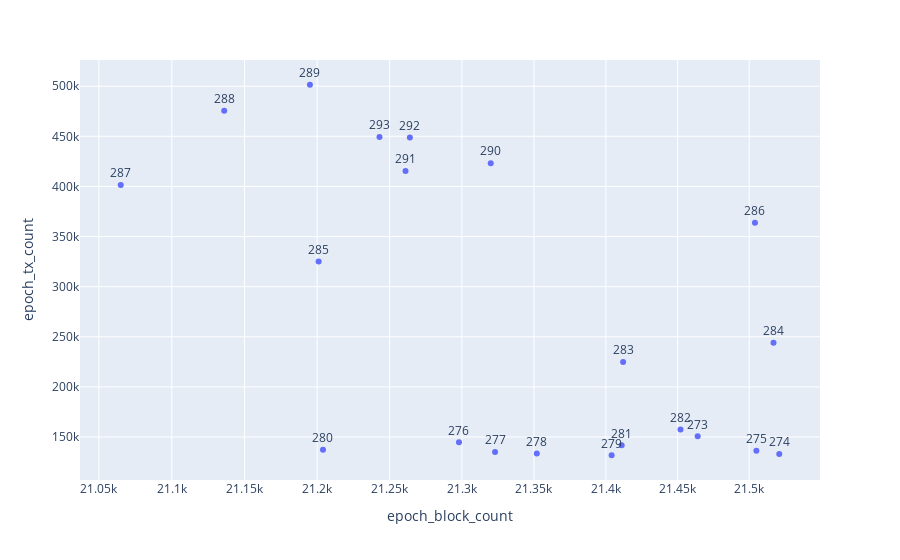

Notebook code for this chart:
### Markdown cell above
### Relationships Between The Rewards And The Number Of Blocks Create By the Stake Pool

### Code cell
chart_relationships(stake_rewards_info,
                    x='epoch_block_count',
                    y='epoch_tx_count',
                    label_text='epoch',
                    title_text='')

### Figure 1 — Plotly figure (JSON) as saved in the notebook; plotly's stock layout.template omitted (floating-point values rounded to 4 significant figures)
{"data": [{"hovertemplate": "epoch_block_count=%{x}<br>epoch_tx_count=%{y}<br>epoch=%{text}<extra></extra>", "legendgroup": "", "marker": {"color": "#636efa", "symbol": "circle"}, "mode": "markers+text", "name": "", "orientation": "v", "showlegend": false, "text": [273, 274, 275, 276, 277, 278, 279, 280, 281, 282, 283, 284, 285, 286, 287, 288, 289, 290, 291, 292, 293], "textposition": "top center", "type": "scatter", "x": [21464, 21521, 21505, 21298, 21323, 21352, 21404, 21204, 21411, 21452, 21412, 21517, 21201, 21504, 21065, 21136, 21195, 21320, 21261, 21264, 21243], "xaxis": "x", "y": [150752, 133041, 136339, 144737, 135191, 133567, 131829, 137225, 141713, 157622, 224809, 243991, 325005, 363721, 401343, 475383, 501443, 423156, 415399, 448774, 449404], "yaxis": "y"}], "layout": {"autosize": true, "legend": {"tracegroupgap": 0}, "margin": {"t": 60}, "title": {"text": ""}, "xaxis": {"anchor": "y", "autorange": true, "domain": [0, 1], "range": [4.323, 4.333], "title": {"text": "epoch_block_count"}, "type": "log"}, "yaxis": {"anchor": "x", "autorange": true, "domain": [0, 1], "range": [108700.0, 524600.0], "title": {"text": "epoch_tx_count"}, "type": "linear"}}}
